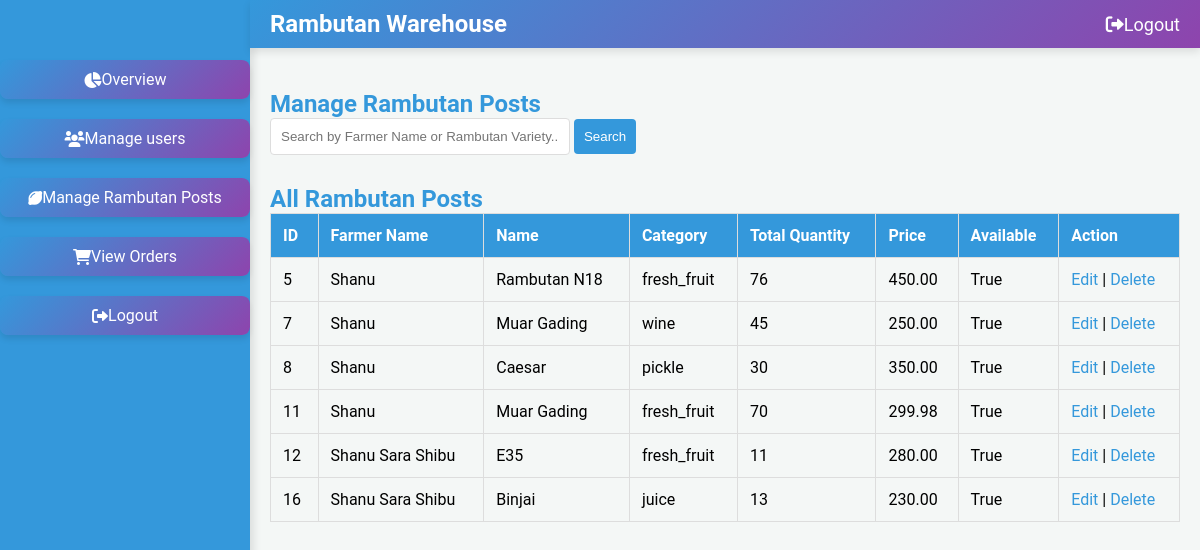
The app's page /rambutan/, older data.
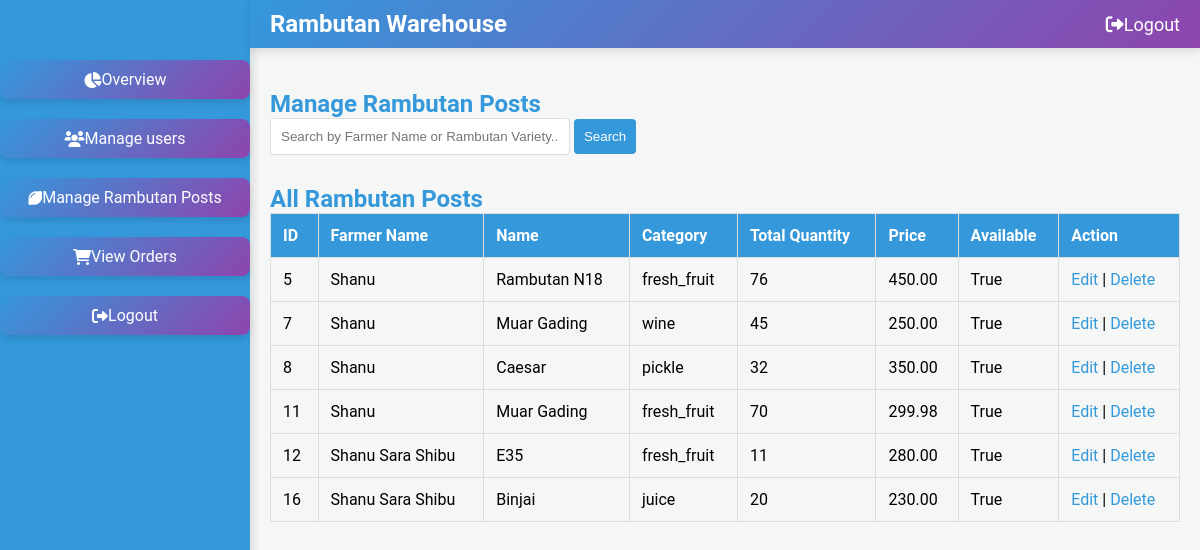
The same page, newer data.
### warehouse/models.py (models this page shows, shortened)
class RambutanPost(models.Model):
    farmer = models.ForeignKey('FarmerDetails', on_delete=models.CASCADE, related_name='rambutan_posts')
    PRODUCT_CHOICES = sorted([
        ('Binjai', 'Binjai'),
        ('Caesar', 'Caesar'),
        ('E35', 'E35'),
        ('Hg Deli Baling', 'Hg Deli Baling'),
        ('Jarum Emas', 'Jarum Emas'),
        ('Maharlika', 'Maharlika'),
        ('Malwana', 'Malwana'),
        ('Muar Gading', 'Muar Gading'),
        ('Rambutan N18', 'Rambutan N18'),
        ('Rongrien', 'Rongrien'),
        ('School Boy', 'School Boy'),
        ('other', 'Other')  # 'Other' option placed last
    ], key=lambda x: (x[0] != 'other', x[0]))  # Ensures 'Other' is last
    product = models.CharField(max_length=255, choices=PRODUCT_CHOICES)
    CATEGORY_CHOICES = [
        ('fresh_fruit', 'Fresh Fruit'),
        ('juice', 'Juice'),
        ('pickle', 'Pickle'),
        ('wine', 'Wine'),
    ]
    category = models.CharField(max_length=20, choices=CATEGORY_CHOICES)
    quantity_type = models.CharField(max_length=10, choices=[('kg', 'Kilograms'), ('L', 'Litres')])
    quantity = models.PositiveIntegerField(default=1)
    quantity_left = models.PositiveIntegerField(default=0)
    price = models.DecimalField(max_digits=10, decimal_places=2)
    image = models.ImageField(upload_to='rambutan_images/')
    description = models.TextField()
    created_at = models.DateTimeField(auto_now_add=True)
    is_available = models.BooleanField(default=True)

class FarmerDetails(models.Model):
    MOBILE_NUMBER_PATTERN = '^[6-9]\d{9}$'
    AADHAR_NUMBER_PATTERN = '^\d{12}$'
    ACCOUNT_NUMBER_PATTERN = '^\d{9,18}$'
    IFSC_CODE_PATTERN = '^[A-Z]{4}0[A-Z0-9]{6}$'
    user = models.OneToOneField(Registeruser, on_delete=models.CASCADE, related_name='farmerdetails')
    address = models.TextField()
    mobile_number = models.CharField(max_length=10)
    location = models.CharField(max_length=255)
    aadhar_number = models.CharField(max_length=12)
    bank_name = models.CharField(max_length=255)
    account_number = models.CharField(max_length=18)
    ifsc_code = models.CharField(max_length=11)

class Registeruser(AbstractUser):
    username = models.EmailField(unique=True)
    name = models.CharField(max_length=50,default='noname')
    contact = models.CharField(max_length=250, blank=True)
    address = models.CharField(max_length=250, blank=True)
    place = models.CharField(max_length=100, blank=True)
    role = models.CharField(max_length=10, choices=ROLE_CHOICES)
    is_active = models.BooleanField(default=True)
    groups = models.ManyToManyField(
        Group,
        related_name='registeruser_set',  # Custom related_name
        blank=True,
        help_text='The groups this user belongs to. A user will get all permissions granted to each of their groups.'
    )
    user_permissions = models.ManyToManyField(
        Permission,
        related_name='registeruser_set',  # Custom related_name
        blank=True,
        help_text='Specific permissions for this user.'
    )

### warehouse/views.py (the view)
# urls.py: path('rambutan/', views.manage_rambutan_posts, name='manage_rambutan_posts'),
def manage_rambutan_posts(request):
    query = request.GET.get('search', '')
    if query:
        rambutan_posts = RambutanPost.objects.filter(
            Q(farmer__user__name__icontains=query) | Q(tree_variety__name__icontains=query)
        )
    else:
        rambutan_posts = RambutanPost.objects.all()
    context = {
        'rambutan_posts': rambutan_posts
    }
    return render(request, 'manage_rambutan_posts.html', context)

### warehouse/templates/manage_rambutan_posts.html (shortened to what this page needs)
{% load static %}
<!DOCTYPE html>
<html lang="en">
<head>
    <link rel="stylesheet" href="https://cdnjs.cloudflare.com/ajax/libs/font-awesome/6.0.0-beta3/css/all.min.css">
    <link href="https://cdn.jsdelivr.net/npm/sweetalert2@11/dist/sweetalert2.min.css" rel="stylesheet">
    <link rel="stylesheet" href="{% static 'css/admin_manage_post.css' %}">
</head>
<body>
    <div class="sidebar">
        <ul>
            <li><a href="{% url 'admin_dashboard' %}"><i class="fas fa-chart-pie"></i> Overview</a></li>
            <li><a href="{% url 'manage_users' %}"><i class="fas fa-users"></i> Manage users</a></li>
            <li><a href="{% url 'manage_rambutan_posts' %}"><i class="fas fa-lemon"></i> Manage Rambutan Posts</a></li>
            <li><a href="{% url 'view_orders' %}"><i class="fas fa-shopping-cart"></i> View Orders</a></li>
            <li><a href="{% url 'logout' %}" id="sidebar-logout"><i class="fas fa-sign-out-alt"></i> Logout</a></li>
        </ul>
    </div>
    <div class="top-navbar">
        <div class="logo">
            <span class="logo-text">Rambutan Warehouse</span>
        </div>
        <ul>
            <li><a href="{% url 'logout' %}"><i class="fas fa-sign-out-alt"></i> Logout</a></li>
        </ul>
    </div>
    <div class="main">
        <h2>Manage Rambutan Posts</h2>
        <div class="search-container">
            <form method="GET" action="">
                <input type="text" name="search" placeholder="Search by Farmer Name or Rambutan Variety...">
                <button type="submit">Search</button>
            </form>
        </div>
        <div class="table-container">
            <h2>All Rambutan Posts</h2>
            <table>
                <tr>
                    <th>ID</th>
                    <th>Farmer Name</th>
                    <th>Name</th>
                    <th>Category</th>
                    <th>Total Quantity</th>
                    <th>Price</th>
                    <th>Available</th>
                    <th>Action</th>
                </tr>
                {% for post in rambutan_posts %}
                <tr>
                    <td>{{ post.id }}</td>
                    <td>{{ post.farmer.user.name }}</td>
                    <td>{{ post.product }}</td>
                    <td>{{ post.category }}</td>
                    <td>{{ post.quantity }}</td>
                    <td>{{ post.price }}</td>
                    <td>{{ post.is_available }}</td>
                    <td>
                        <a href="{% url 'edit_rambutan_post' post.id %}">Edit</a> |
                        <a href="{% url 'delete_rambutan_post' post.id %}" class="delete-button">Delete</a>
                    </td>
                </tr>
                {% empty %}
                <tr>
                    <td colspan="7">No rambutan posts found</td>
                </tr>
                {% endfor %}
            </table>
        </div>
    </div>
</body>
</html>

Row changes from the older to the newer data that the page shows:
changed RambutanPost "Caesar": quantity "30" → "32"
changed RambutanPost "Binjai": quantity "13" → "20"
